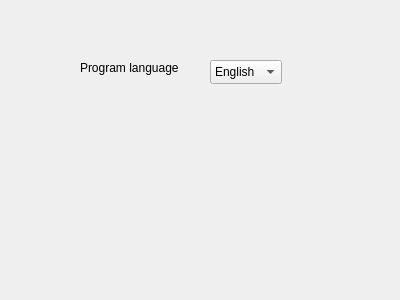
<?xml version="1.0" encoding="UTF-8"?>
<ui version="4.0">
 <class>SettingsWindow</class>
 <widget class="QDialog" name="SettingsWindow">
  <property name="geometry">
   <rect>
    <x>0</x>
    <y>0</y>
    <width>400</width>
    <height>300</height>
   </rect>
  </property>
  <property name="windowTitle">
   <string>Settings</string>
  </property>
  <widget class="QComboBox" name="comboBox">
   <property name="geometry">
    <rect>
     <x>210</x>
     <y>60</y>
     <width>72</width>
     <height>24</height>
    </rect>
   </property>
   <item>
    <property name="text">
     <string notr="true">English</string>
    </property>
   </item>
   <item>
    <property name="text">
     <string notr="true">Русский</string>
    </property>
   </item>
   <item>
    <property name="text">
     <string notr="true">Français</string>
    </property>
   </item>
  </widget>
  <widget class="QLabel" name="label">
   <property name="geometry">
    <rect>
     <x>80</x>
     <y>60</y>
     <width>98</width>
     <height>16</height>
    </rect>
   </property>
   <property name="text">
    <string>Program language</string>
   </property>
  </widget>
 </widget>
 <resources/>
 <connections/>
</ui>
